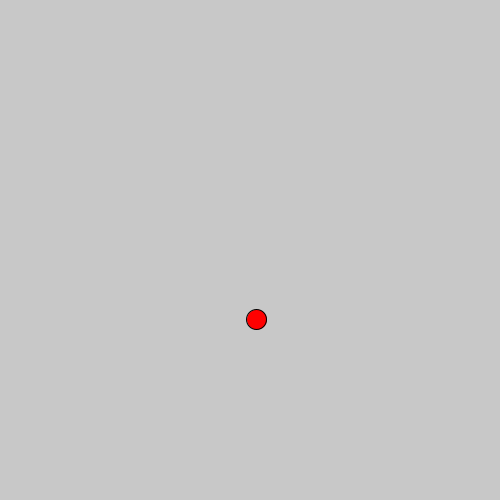
Frame 1 (no input)
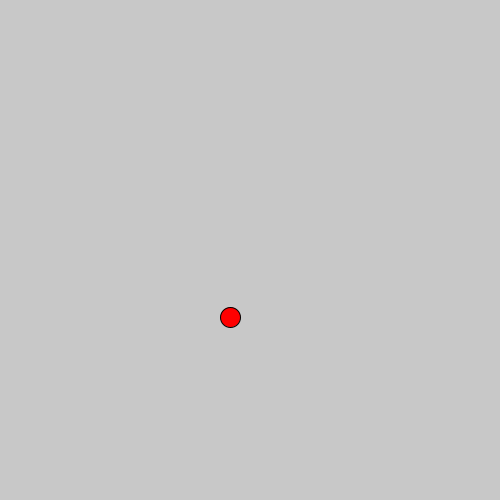
Frame 60 (the mouse pressed at the canvas centre just before this capture)
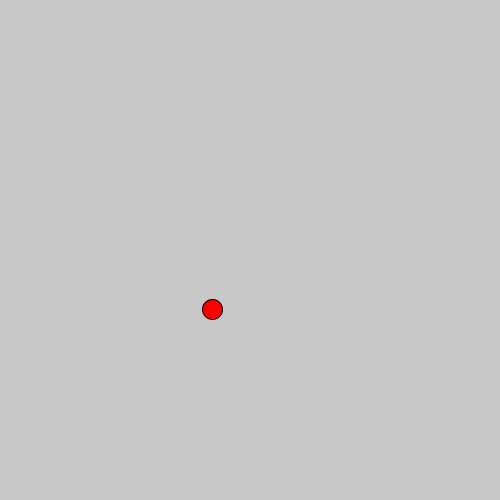
Frame 120 (the mouse held since frame 60 and released just before this capture)

The Processing sketch that drew these frames (run headless with seeded random() and noise(); from frame 60 on, the mouse is pressed at the canvas centre):

// Processing sketch: processing_150576
// ── processing_150576.pde

/******************* EJERCICIO 1***************/

float x, y; //variables de posiciÃ³n
float dt = 0.1; //diferencial de tiempo
float r = 70; //radio

void setup(){
  size(500,500);//tamaÃ±o de la ventana
}

void draw(){
  background(200);
  x += dt; //x incrementa en dt
  //r *= 1.001;
  translate(r*sin(x), r*cos(x)); //funcion de la circunferencia
  fill(255,0,0);
  ellipse(width/2, height/2, 20,20);
}
  
